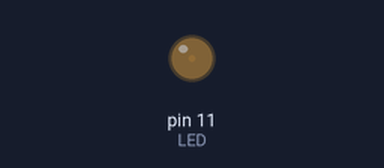
Recording of a sketch running on a simulated Arduino Uno, built with avr-gcc and run on an emulated ATmega328P. Parts: output pins drawn as LEDs (lit = HIGH).

Above: at 0.05 s.
At 0.8 s:
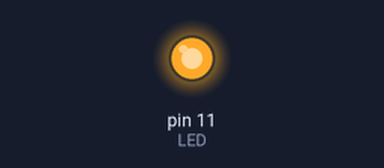
Timing chart, 0 to 3.0 s (numbered marks = the images above):
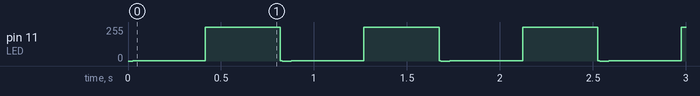

The sketch:

LEDPulse.ino
```cpp
// Modified from https://www.sparkfun.com/tutorials/329

const int LED = 11;

void setup() {
  // put your setup code here, to run once:
}

void loop()
{
  static float in = 4.712;
  float out;

 // do input, etc. here - as long as you don't pause, the LED will keep pulsing

  in = in + 0.001;
  if (in > 10.995)
    in = 4.712;
  out = sin(in) * 127.5 + 127.5;
  analogWrite(LED,out);
  in = in + .001 * out / 255;
  //delay(1);
}
```

Measured:
- by itself, pin 11 (LED): repeats every 0.85 s: 254/255 0.40 s, 1/255 0.01 s, 0/255 0.05 s, 1/255 0.39 s
